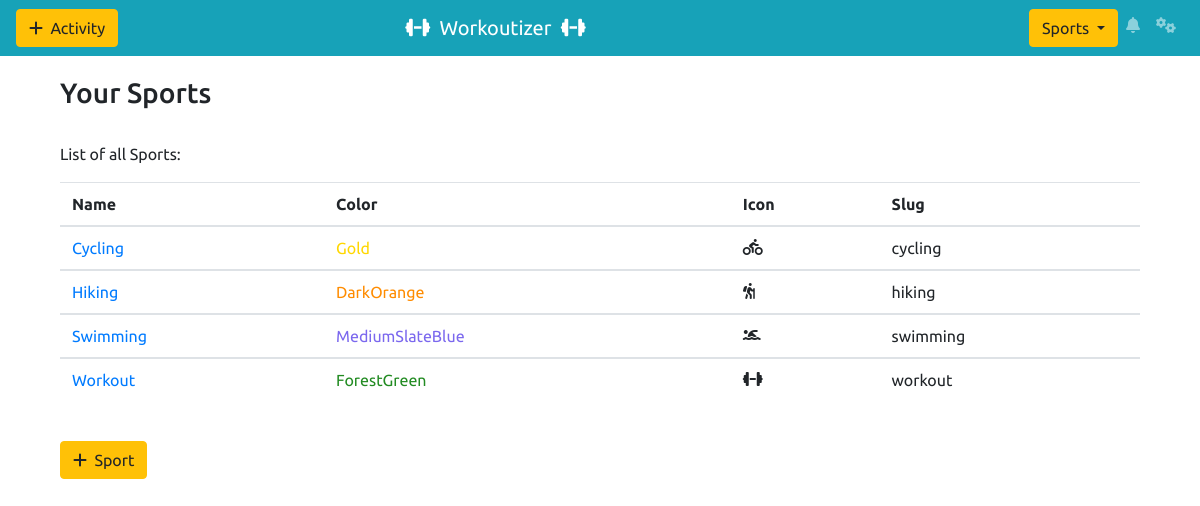
The app's page /sports/ with its own data.
### wizer/models.py (models this page shows, shortened)
class Sport(models.Model):
    name = models.CharField(max_length=24, unique=True)
    slug = models.CharField(max_length=24, unique=True, editable=False)
    color = models.CharField(max_length=24, unique=True)
    icon = models.CharField(max_length=24)

### wizer/sport_views.py (the view)
# urls.py: path('sports/', AllSportsView.as_view(), name="sports"),
class AllSportsView(View):
    template_name = "sport/all_sports.html"
    def get(self, request):
        sports = Sport.objects.all().order_by('name')
        return render(request, self.template_name, {'sports': sports})

### wizer/templates/sport/all_sports.html (shortened to what this page needs)
{% extends 'base.html' %}
{% load static %}
{% block body %}
    <body>
    <div class="container">
        <h3>Your Sports</h3>
        <br>
        <p>List of all Sports:</p>
        <table class="table table-hover">
            <thead>
            <tr>
                <th>Name</th>
                <th>Color</th>
                <th>Icon</th>
                <th>Slug</th>
            </tr>
            </thead>
            {% for s in sports %}
                <tbody>
                <tr>
                    <td><a href="/sport/{{ s.slug }}">{{ s.name }}</a></td>
                    <td style="color:{{ s.color }}">{{ s.color }}</td>
                    <td><i class="fas fa-{{ s.icon }}"></i></td>
                    <td>{{ s.slug }}</td>
                </tr>
                </tbody>
            {% endfor %}
        </table>
        <br>
        <a href="/add-sport" class="btn btn-warning"><i class="fas fa-plus"></i>&nbsp;&nbsp;Sport</a>
    </div>
    </body>
{% endblock %}

### wizer/static/css/style.css (style rules this page uses)
body { font-family: 'Ubuntu', sans-serif; }

### records on screen
Sport: name "Cycling", color "Gold", slug "cycling"
Sport: name "Hiking", color "DarkOrange", slug "hiking"
Sport: name "Swimming", color "MediumSlateBlue", slug "swimming"
Sport: name "Workout", color "ForestGreen", slug "workout"
